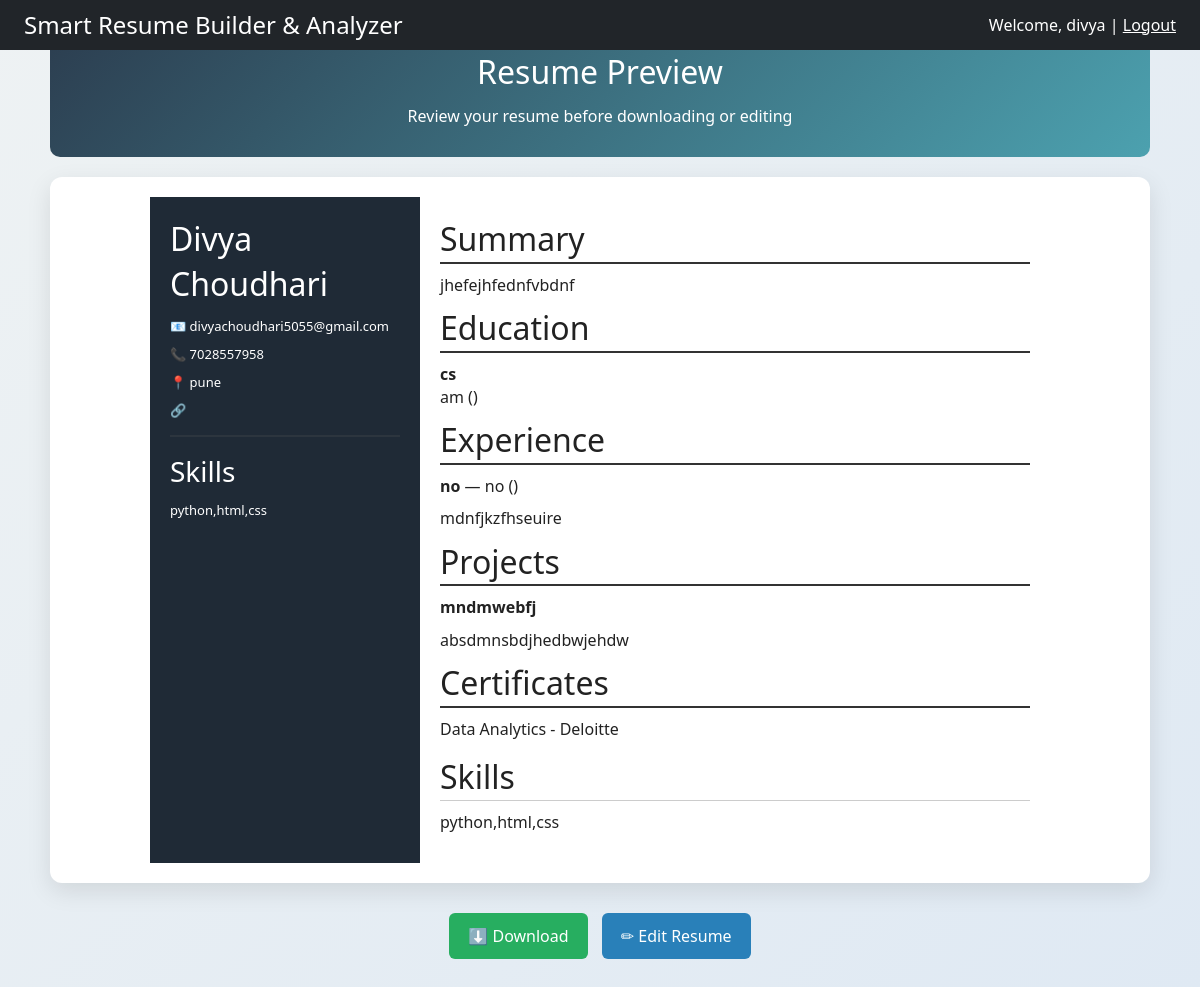
The app's page /resume/preview/1 (signed in) with its own data.
### models.py (models this page shows)
class User(db.Model, UserMixin):
    id = db.Column(db.Integer, primary_key=True)
    username = db.Column(db.String(100), nullable=False)
    email = db.Column(db.String(100), unique=True, nullable=False)
    password = db.Column(db.String(200), nullable=False)
    created_at = db.Column(db.DateTime, default=datetime.utcnow)
    is_admin = db.Column(db.Boolean, default=False)
    time_spent = db.Column(db.Integer, default=0)

class Resume(db.Model):
    id = db.Column(db.Integer, primary_key=True)
    user_id = db.Column(db.Integer, db.ForeignKey('user.id'), nullable=False)
    template = db.Column(db.String(50))
    skills = db.Column(db.Text)
    name = db.Column(db.String(100))
    email = db.Column(db.String(100))
    phone = db.Column(db.String(20))
    address = db.Column(db.String(200))
    linkedin = db.Column(db.String(200))
    summary = db.Column(db.Text)
    created_at = db.Column(db.DateTime, default=datetime.utcnow)
    user = db.relationship('User', backref='resumes')
    educations = db.relationship('Education', backref='resume', lazy=True, cascade="all, delete-orphan")
    experiences = db.relationship('Experience', backref='resume', lazy=True, cascade="all, delete-orphan")
    projects = db.relationship('Project', backref='resume', lazy=True, cascade="all, delete-orphan")
    certificates = db.relationship('Certificate', backref='resume', lazy=True, cascade="all, delete-orphan")

class Education(db.Model):
    id = db.Column(db.Integer, primary_key=True)
    resume_id = db.Column(db.Integer, db.ForeignKey('resume.id'), nullable=False)
    degree = db.Column(db.String(150))
    college = db.Column(db.String(200))
    year = db.Column(db.String(50))

class Experience(db.Model):
    id = db.Column(db.Integer, primary_key=True)
    resume_id = db.Column(db.Integer, db.ForeignKey('resume.id'), nullable=False)
    company = db.Column(db.String(200))
    role = db.Column(db.String(150))
    duration = db.Column(db.String(100))
    description = db.Column(db.Text)

class Project(db.Model):
    id = db.Column(db.Integer, primary_key=True)
    resume_id = db.Column(db.Integer, db.ForeignKey('resume.id'), nullable=False)
    title = db.Column(db.String(200))
    description = db.Column(db.Text)

class Certificate(db.Model):
    id = db.Column(db.Integer, primary_key=True)
    resume_id = db.Column(db.Integer, db.ForeignKey('resume.id'), nullable=False)
    name = db.Column(db.String(200))

### app.py (the view)
@app.route('/resume/preview/<int:resume_id>')
@login_required
def preview_resume(resume_id):
    resume = Resume.query.filter_by(
        id=resume_id,
        user_id=current_user.id
    ).first_or_404()
    education = Education.query.filter_by(resume_id=resume_id).all()
    experience = Experience.query.filter_by(resume_id=resume_id).all()
    projects = Project.query.filter_by(resume_id=resume_id).all()
    certificates = Certificate.query.filter_by(resume_id=resume_id).all()
    template = resume.template
    return render_template(
        'preview.html',
        resume=resume,
        education=education,
        experience=experience,
        projects=projects,
        certificates=certificates,
        template=template
    )

### app.py (called while the page is built)
@login_manager.user_loader
def load_user(user_id):
    return User.query.get(int(user_id))

### templates/preview.html (shortened to what this page needs)
{% extends 'base.html' %}
{% block content %}
<div class="preview-container">
    <div class="preview-header">
        <h2>Resume Preview</h2>
        <p>Review your resume before downloading or editing</p>
    </div>
    <div class="resume-card">
        {% if template %}
            {% if template.endswith('.html') %}
                {% set template_path = 'template/' + template %}
            {% else %}
                {% set template_path = 'template/' + template + '.html' %}
            {% endif %}
            {% include template_path %}
        {% else %}
            <h3 style="text-align:center;">No template selected</h3>
        {% endif %}
    </div>
    <div class="action-bar">
        <a href="{{ url_for('download_pdf', resume_id=resume.id) }}" class="btn btn-download">
            ⬇️ Download
        </a>
        <a href="{{ url_for('edit_resume', resume_id=resume.id) }}" class="btn btn-edit">
            ✏ Edit Resume
        </a>
    </div>
</div>
{% endblock %}

### templates/base.html (shortened to what this page needs)
<!DOCTYPE html>
<html>
<head>
    <link href="https://cdn.jsdelivr.net/npm/bootstrap@5.3.0/dist/css/bootstrap.min.css" rel="stylesheet">
    <link rel="stylesheet" href="{{ url_for('static', filename='css/style.css') }}">
</head>
<body>
    <div class="navbar bg-dark text-white px-4 py-2">
        <h4 class="m-0">Smart Resume Builder & Analyzer</h4>
        <div>
            {% if current_user.is_authenticated %}
                Welcome, {{ current_user.username }} |
                <a href="{{ url_for('logout') }}" class="text-white">Logout</a>
            {% endif %}
        </div>
    </div>
    <div class="container mt-4">
        {% block content %}{% endblock %}
    </div>
</body>
</html>

### templates/template/modern.html
<div style="display:flex; max-width:900px; margin:auto; font-family:Segoe UI, Arial;">
    <div style="width:30%; background:#1f2a36; color:white; padding:20px;">
        <h2 style="margin-bottom:10px;">{{ resume.name }}</h2>
        <p style="font-size:13px;">📧 {{ resume.email }}</p>
        <p style="font-size:13px;">📞 {{ resume.phone }}</p>
        <p style="font-size:13px;">📍 {{ resume.address }}</p>
        <p style="font-size:13px;">🔗 {{ resume.linkedin }}</p>
        <hr style="margin:15px 0; border:0.5px solid #555;">
        <h3 style="margin-bottom:10px;">Skills</h3>
        <p style="font-size:13px;">{{ resume.skills }}</p>
    </div>
    <div style="width:70%; padding:20px;">
        <h2 style="border-bottom:2px solid #333;">Summary</h2>
        <p>{{ resume.summary }}</p>
        {% if education %}
        <h2 style="border-bottom:2px solid #333;">Education</h2>
        {% for edu in education %}
            <p>
                <b>{{ edu.degree }}</b><br>
                {{ edu.college }} ({{ edu.year }})
            </p>
        {% endfor %}
        {% endif %}
        {% if experience %}
        <h2 style="border-bottom:2px solid #333;">Experience</h2>
        {% for exp in experience %}
            <p>
                <b>{{ exp.role }}</b> — {{ exp.company }} ({{ exp.duration }})
            </p>
            <p>{{ exp.description }}</p>
        {% endfor %}
        {% endif %}
        {% if projects %}
        <h2 style="border-bottom:2px solid #333;">Projects</h2>
        {% for proj in projects %}
            <p><b>{{ proj.title }}</b></p>
            <p>{{ proj.description }}</p>
        {% endfor %}
        {% endif %}
        {% if certificates %}
        <h2 style="border-bottom:2px solid #333;">Certificates</h2>
        {% for cert in certificates %}
            <p>{{ cert.name }}</p>
        {% endfor %}
        {% endif %}
        {% if resume.skills %}
    <div style="margin-top:15px;">
    <h2 style="border-bottom:1px solid #ccc;">Skills</h2>
    <p>{{ resume.skills }}</p>
    </div>
{% endif %}
    </div>
</div>

### Static/CSS/style.css (style rules this page uses)
* { margin: 0; padding: 0; box-sizing: border-box; font-family: 'Segoe UI', sans-serif; }
body { min-height: 100vh; background: linear-gradient(-45deg, #1f4037, #99f2c8, #283c86, #45a247); background-size: 400% 400%; animation: gradientBG 12s ease infinite; color: #222; }
.navbar { position: fixed; top: 0; width: 100%; padding: 15px 30px; background: rgba(0,0,0,0.7); color: white; display: flex; justify-content: space-between; z-index: 1000; }
h1, h2, h3, h4, p { margin-bottom: 10px; line-height: 1.4; }

### templates/preview.html (style rules this page uses)
body { background: linear-gradient(135deg, #eef2f3, #dfe9f3); font-family: 'Segoe UI', sans-serif; }
.preview-container { max-width: 1100px; margin: 30px auto; }
.preview-header { background: linear-gradient(135deg, #2c3e50, #4ca1af); color: white; padding: 20px; border-radius: 10px; text-align: center; margin-bottom: 20px; }
.resume-card { background: white; padding: 20px; border-radius: 12px; box-shadow: 0 8px 25px rgba(0,0,0,0.1); transition: transform 0.2s ease; }
.action-bar { text-align: center; margin-top: 25px; }
.btn { display: inline-block; padding: 10px 18px; margin: 5px; border-radius: 6px; text-decoration: none; font-weight: 500; color: white; transition: 0.3s; }
.btn-download { background: #27ae60; }
.btn-edit { background: #2980b9; }

### records on screen
User: username "divya"
Resume: name "Divya Choudhari", email "divyachoudhari5055@gmail.com", phone "7028557958", address "pune", skills "python,html,css", summary "jhefejhfednfvbdnf"
Education: degree "cs", college "am"
Experience: role "no", company "no", description "mdnfjkzfhseuire"
Project: title "mndmwebfj", description "absdmnsbdjhedbwjehdw"
Certificate: name "Data Analytics - Deloitte"
